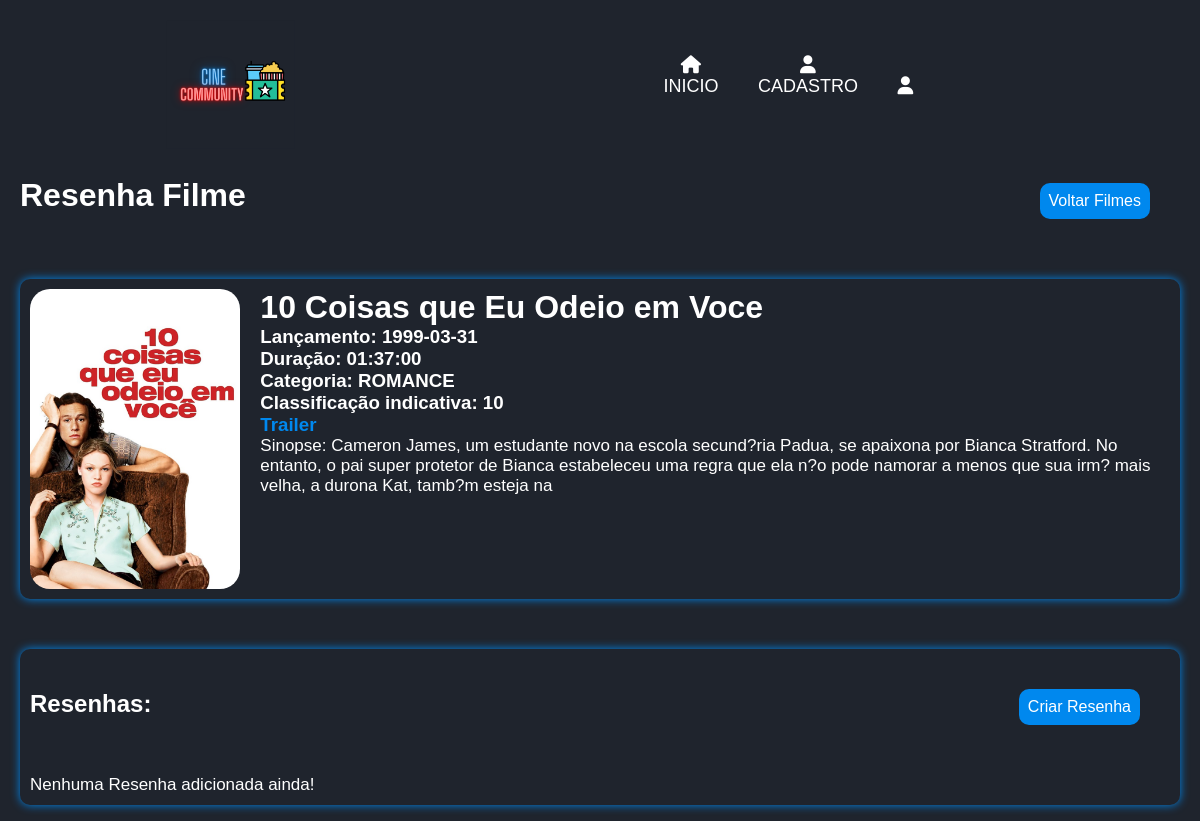
The page /view/filme_resenha.php?get_id=42 on the database its author committed.
### tables this page shows
CREATE TABLE IF NOT EXISTS `filme` (
  `id_filme` int(11) NOT NULL AUTO_INCREMENT,
  `nome_filme` varchar(80) NOT NULL,
  `dt_de_lancamento_filme` date DEFAULT NULL,
  `duracao_filme` time DEFAULT NULL,
  `sinopse_filme` varchar(250) NOT NULL,
  `classificacao_filme` varchar(50) NOT NULL,
  `capa_filme` varchar(50) NOT NULL,
  `trailer_filme` varchar(50) DEFAULT NULL,
  `fk_usuario_id_usuario` int(11) NOT NULL,
  `fk_categoria_filme_id_categoria_filme` int(11) NOT NULL,
  `fk_canal_filme_id_canal_filme` int(11) NOT NULL,
  PRIMARY KEY (`id_filme`,`fk_usuario_id_usuario`,`fk_categoria_filme_id_categoria_filme`,`fk_canal_filme_id_canal_filme`),
  KEY `fk_filme_usuario1_idx` (`fk_usuario_id_usuario`),
  KEY `fk_filme_categoria_filme1_idx` (`fk_categoria_filme_id_categoria_filme`),
  KEY `fk_filme_canal_filme1_idx` (`fk_canal_filme_id_canal_filme`)
);

CREATE TABLE IF NOT EXISTS `categoria_filme` (
  `id_categoria_filme` INT NOT NULL AUTO_INCREMENT,
  `categoria_filme` VARCHAR(45) NOT NULL,
  PRIMARY KEY (`id_categoria_filme`));

### model/conexao.php (called while the page is built, shortened)
<?php
class Conexao{
    private static $conexao;
    public static function getInstance(){
        if(!isset(self::$conexao)){
            try{
                $options = array(
                    PDO::ATTR_PERSISTENT => true,
                    PDO::MYSQL_ATTR_INIT_COMMAND => 'SET NAMES UTF8;',
                    PDO::ATTR_ERRMODE => PDO::ERRMODE_EXCEPTION
                );
                self::$conexao = new PDO('mysql:host=localhost;dbname=resenha_de_filme','root','', $options);
                self::$conexao->setAttribute(PDO::ATTR_ERRMODE, PDO::ERRMODE_EXCEPTION);
            }catch(PDOException $exc){
                echo "Houve um erro ao se conectar com o Banco de Dados ".$exc->getMessage();
            }
        }
        return self::$conexao;
    }
}
?>

### model/dao/filmeDAO.php (called while the page is built, shortened)
<?php
require_once __DIR__ .'/../conexao.php';
require_once __DIR__ .'/../dto/filmeDTO.php';
class FilmeDAO{
    public $pdo;
    public function __construct()
    {
        $this->pdo = Conexao::getInstance();
    }
public function selecionarFilmesComCategoria($id_filme) {
    try{
        $sql = "SELECT f.*, u.nome_usu, c.categoria_filme FROM filme f JOIN usuario u ON f.fk_usuario_id_usuario = u.id_usuario JOIN categoria_filme c
        ON f.fk_categoria_filme_id_categoria_filme = c.id_categoria_filme WHERE f.id_filme=? LIMIT 1";
        $stmt = $this->pdo->prepare($sql);
        $stmt->bindValue(1,$id_filme);
        $stmt->execute([$id_filme]);
        $filmes = array();
        if($stmt->rowCount() > 0){
            while ($filmeFetch = $stmt->fetch(PDO::FETCH_ASSOC)) {
                $FilmeDTO = new FilmeDTO();
                $FilmeDTO->setId_filme($filmeFetch['id_filme']);
                $FilmeDTO->setNome_filme($filmeFetch['nome_filme']);
                $FilmeDTO->setDt_de_lancamento_filme($filmeFetch['dt_de_lancamento_filme']);
                $FilmeDTO->setDuracao_filme($filmeFetch['duracao_filme']);
                $FilmeDTO->setSinopse_filme($filmeFetch['sinopse_filme']);
                $FilmeDTO->setFk_categoria_filme_id_categoria_filme($filmeFetch['categoria_filme']);
                $FilmeDTO->setFk_usuario_id_usuario($filmeFetch['nome_usu']);
                $FilmeDTO->setClassificacao_filme($filmeFetch['classificacao_filme']);
                $FilmeDTO->setCapa_filme($filmeFetch['capa_filme']);
                $FilmeDTO->setTrailer_filme($filmeFetch['trailer_filme']);
                $filmes[] = $filmeFetch;
                return $FilmeDTO;
            } return $filmes;
        }else{
            echo '<p>Nenhum Filme adicionado ainda!</p>';
        }
        }catch(PDOException $exc){
        echo $exc->getMessage();
    }
}
}

### model/dto/filmeDTO.php (called while the page is built, shortened)
<?php
class FilmeDTO{
    private $nome_filme;
    private $dt_de_lancamento_filme;
    private $duracao_filme;
    private $sinopse_filme;
    private $classificacao_filme;
    private $capa_filme;
    private $fk_categoria_filme_id_categoria_filme;
public function getNome_filme(){
    return $this->nome_filme;
}
public function getDt_de_lancamento_filme(){
    return $this->dt_de_lancamento_filme;
}
public function getDuracao_filme(){
    return $this->duracao_filme;
}
public function getSinopse_filme(){
    return $this->sinopse_filme;
}
public function getClassificacao_filme() {
    return $this->classificacao_filme;
}
public function getCapa_filme() {
    return $this->capa_filme;
}
public function getFk_categoria_filme_id_categoria_filme() {
    return $this->fk_categoria_filme_id_categoria_filme;
}
public function setNome_filme($nome_filme) {
    $this->nome_filme = $nome_filme;
}
public function setDt_de_lancamento_filme($dt_de_lancamento_filme) {
    $this->dt_de_lancamento_filme = $dt_de_lancamento_filme;
}
public function setDuracao_filme($duracao_filme) {
    $this->duracao_filme = $duracao_filme;
}
public function setSinopse_filme($sinopse_filme){
    $this->sinopse_filme = $sinopse_filme;
}
public function setClassificacao_filme($classificacao_filme) {
    $this->classificacao_filme = $classificacao_filme;
}
public function setCapa_filme($capa_filme) {
    $this->capa_filme = $capa_filme;
}
public function setFk_categoria_filme_id_categoria_filme($fk_categoria_filme_id_categoria_filme) {
    $this->fk_categoria_filme_id_categoria_filme = $fk_categoria_filme_id_categoria_filme;
}
}
?>

### view/filme_resenha.php (the view, shortened to what this page needs)
<?php
require_once '../model/dao/filmeDAO.php';
require_once '../model/dao/resenhaDAO.php';
if(isset($_GET['get_id'])) {
    $get_id = $_GET['get_id'];
} else {
    $get_id = '';
    header('location:../usuariologado.php');
}
$FilmeDAO = new FilmeDAO();
?>
<!DOCTYPE html>
<html lang="pt-br">
<head>
    <link rel="stylesheet" href="../css/style.css">
    <link rel="stylesheet" href="../css/resenhas.css">
    <link rel="stylesheet" href="https://cdnjs.cloudflare.com/ajax/libs/font-awesome/6.4.0/css/all.min.css"/>
    <link rel="stylesheet" href="https://unpkg.com/boxicons@2.1.4/css/boxicons.min.css">
</head>
<body>
    <header class="header" >
        <a href="../index.php" class="logo"><img src="../assets/logoinicio.png" alt="index.php"></a>
        <nav class="navbar" style="-i:1;">
            <a href="#" style="-i:2;"><i class="fa-solid fa-house"></i><br>INICIO</a>
            <a href="../view/cadastro.php" style="-i:3;"><i class="fa-solid fa-user"></i><br>CADASTRO</a>
            <a href="../view/login.php" style="-i:4;"><i class="fa-solid fa-user"></i><br><?=$_SESSION["nickname_usu"];?></a>
        </nav>
    </header>
    <div id="all">
        <div class="titulo"><h1>Resenha Filme</h1><a href="../index.php" class="criar_resenha">Voltar Filmes</a></div>
    <?php
    $filmeFetch = $FilmeDAO->selecionarFilmesComCategoria($get_id);
    if($filmeFetch) { ?>
        <div class="dados-filme">
            <img src="../assets/<?= $filmeFetch->getCapa_filme();?>" alt="" class="poster">
            <div>
                <h1><?= $filmeFetch->getNome_filme();?></h1>
                <h3>Lançamento: <?= $filmeFetch->getDt_de_lancamento_filme();?></h3>
                <h3>Duração: <?= $filmeFetch->getDuracao_filme();?></h3>
                <h3>Categoria: <?= $filmeFetch->getFk_categoria_filme_id_categoria_filme();?></h3>
                <h3>Classificação indicativa: <?= $filmeFetch->getClassificacao_filme();?></h3>
                <h3><a href="https://www.youtube.com/watch?v=SS6ABPkfmBE">Trailer</a><?= $filmeFetch->getTrailer_filme();?></h3>
                <p>Sinopse: <?= $filmeFetch->getSinopse_filme();?></p>
            </div>
        </div>
    </div>
    <?php
}else {
    echo '<p>Nenhum Filme Adicionado!</p>';
}?>
    <section class="resenha">
        <div class="titulo">
            <h1>Resenhas:</h1>
            <a href="resenha.php?get_id=<?= $get_id; ?>" class="criar_resenha">Criar Resenha</a>
        </div>
    </section>
</body>
</html>

### css/style.css (style rules this page uses)
* { margin: 0; padding: 0; box-sizing: border-box; font-family: 'Poppins', sans-serif; }
body { background-color: #1f242d; color: #fff; }
.header { width: 90%; background: #1f242d; display: flex; justify-content: space-around; align-items: center; flex-wrap: wrap; }
.logo img { margin-top: 1.3em; max-width: 8em; animation: slideRight 1s ease forwards; flex-wrap: wrap; }
.header { text-align: center; }
.navbar a { display: inline-block; font-size: 18px; color: #fff; text-decoration: none; font-weight: 500; margin-left: 35px; transition: -7s; animation: slideTop 5s ease forwards; animation-delay: calc(.2s * var(-i)); flex-wrap: wrap; }
body { background-color: #1f242d; }

### css/resenhas.css (style rules this page uses)
* { margin: 0; padding: 0; }
body { background-color: #1f242d; }
#all { margin: 50px 20px; margin-top: 0; }
.dados-filme { margin:none; margin-top: 30px; padding:10px 10px; display: flex; gap: 20px; color: #fff; box-shadow: 0 0 10px #08ef; border-radius:10px; margin-bottom: 10px; }
.titulo { display: flex; margin-bottom: 20px; justify-content: space-between; align-items: baseline; }
.resenha { margin: 20px; margin:none; padding:10px 10px; box-shadow: 0 0 10px #08ef; color: #fff; border-radius: 10px; margin-bottom: 20px; }
h1 { color: #fff; }
.poster { height: 300px; border-radius: 20px; }
p { font-size: 17px; }
a { color: #08ef; text-decoration: none; }
.criar_resenha { background-color: #08ef; color: #fff; padding: 9px; border-radius: 10px; margin: 30px; }

### rows shown on the page
filme: capa_filme (picture), nome_filme "10 Coisas que Eu Odeio em Voce", dt_de_lancamento_filme "1999-03-31", duracao_filme "01:37:00", categoria_filme.categoria_filme "ROMANCE", classificacao_filme "10", sinopse_filme "Cameron James, um estudante novo na escola secund?ria Padua, se apaixona por Bianca Stratford. No entanto, o pai super protetor de Bianca estabeleceu uma regra que ela n?o pode namorar a menos que sua irm? mais velha, a durona Kat, tamb?m esteja na"
